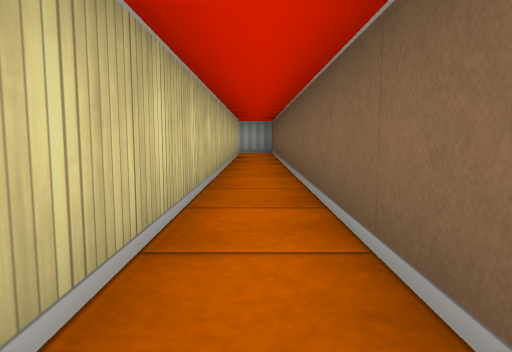
[1] (above)

16 first-person views from a walk through a cub3D level. The camera is about half as high as the walls, tilts 6° down and sees 70° across. The floor is counted in squares. Each view is taken from the middle of a square. On the plan, view 1 faces up. The plan holds only what a view shows up to about 9 squares ahead; the rest is blank.

[2]
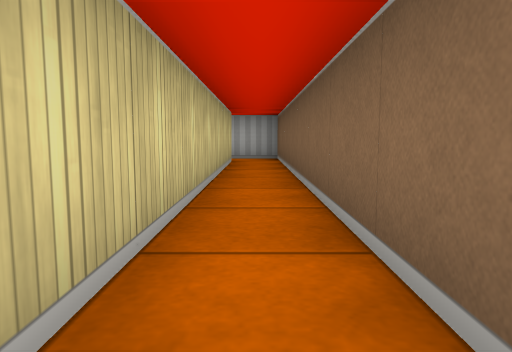

[3]
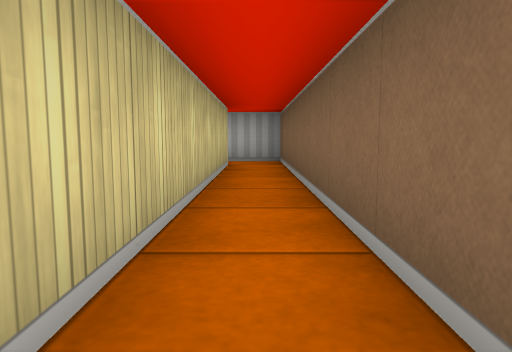

[4]
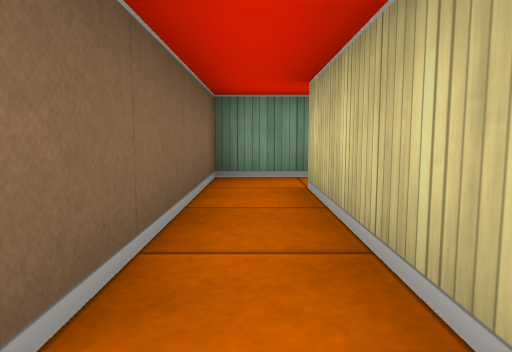

[5]
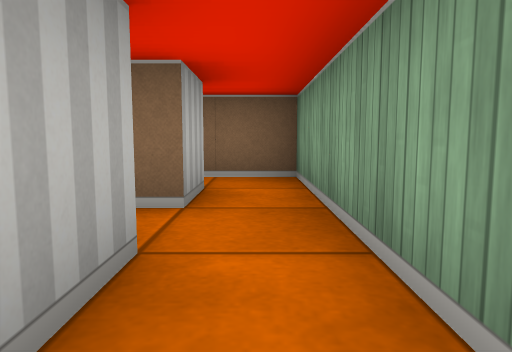

[6]
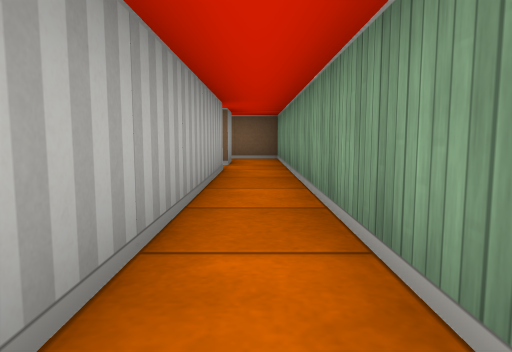

[7]
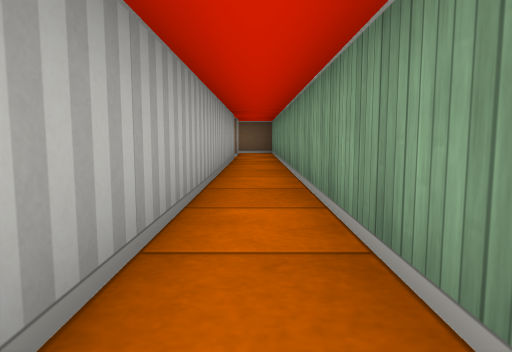

[8]
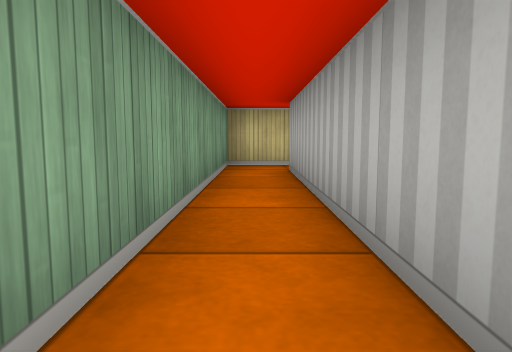

[9]
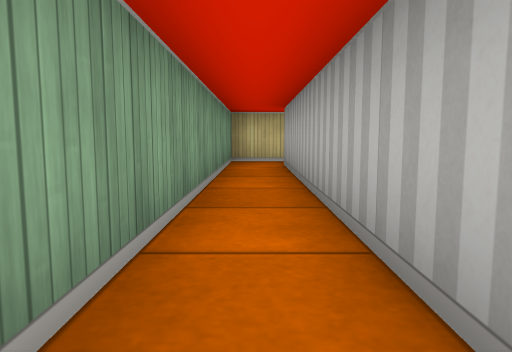

[10]
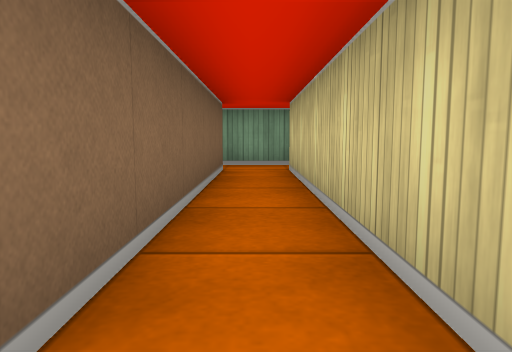

[11]
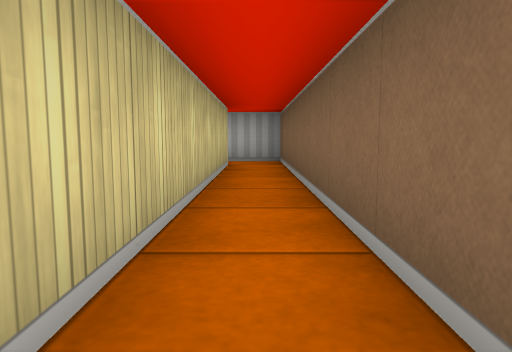

[12]
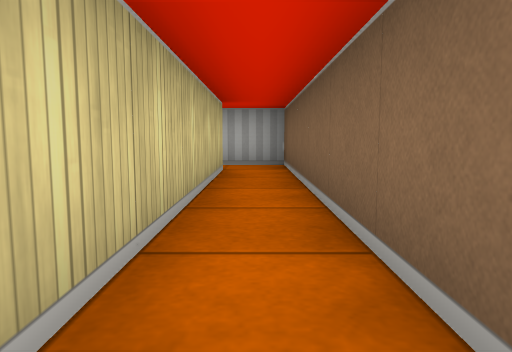

[13]
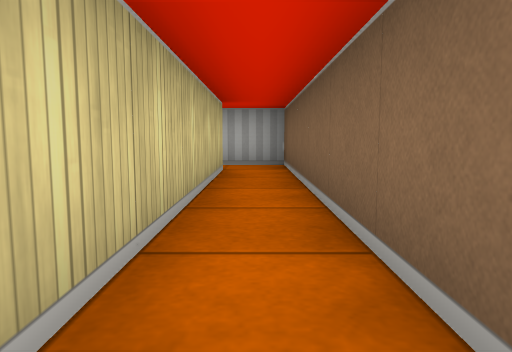

[14]
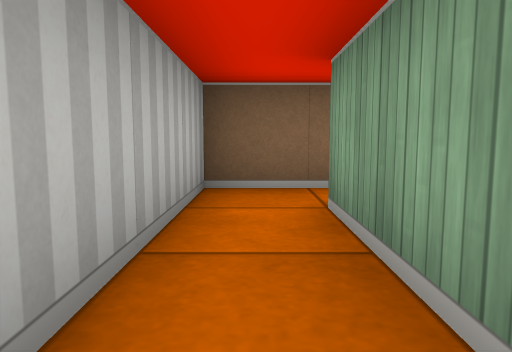

[15]
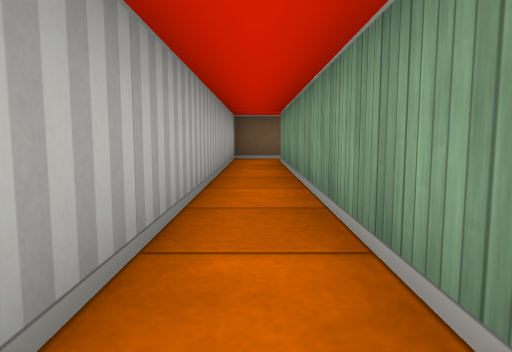

[16]
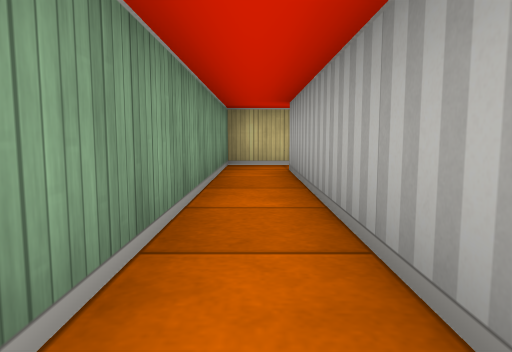

### Floor plan
Points are (right, up) in squares from view 1. A wall is a line through its corners. A room is listed if a view was taken in it or the views show most of it. See-through windows are left out.
Room 1 (views 1, 2, 3, 4, 13, 14, 15, 16)
walls: (-0.5, -1.5) (0.5, -1.5) (0.5, 11.5) (-7.5, 11.5); (-8.5, 11.6) (-8.5, 10.5) (-0.5, 10.5) (-0.5, -0.5)
ways out: opening at (-1, -1) to room 3; opening at (-8, 12)
Room 2 (views 5, 6, 7, 8, 9)
walls: (-14.5, -0.4) (-14.5, -1.5) (-2.5, -1.5); (-2.5, -0.5) (-13.5, -0.5)
ways out: opening at (-3, -1) to room 3
Room 3 (views 10, 11, 12)
walls: (-0.5, -0.5) (-1.5, -0.5) (-1.5, 8.5); (-2.5, -1.5) (-0.5, -1.5); (-2.5, 8.5) (-2.5, -0.5)
ways out: opening at (-1, -1) to room 1; opening at (-3, -1) to room 2; opening at (-2, 8)

Where each view was taken, in squares from view 1:
view 1: 0 up, 0 right, facing up
view 2: 3 up, 0 right, facing up
view 3: 4 up, 0 right, facing up
view 4: 3 up, 0 right, facing down
view 5: 1 down, 4 left, facing right
view 6: 1 down, 8 left, facing right
view 7: 1 down, 11 left, facing right
view 8: 1 down, 8 left, facing left
view 9: 1 down, 7 left, facing left
view 10: 5 up, 2 left, facing down
view 11: 2 up, 2 left, facing up
view 12: 3 up, 2 left, facing up
view 13: 5 up, 0 right, facing up
view 14: 11 up, 3 left, facing right
view 15: 11 up, 8 left, facing right
view 16: 11 up, 2 left, facing left
